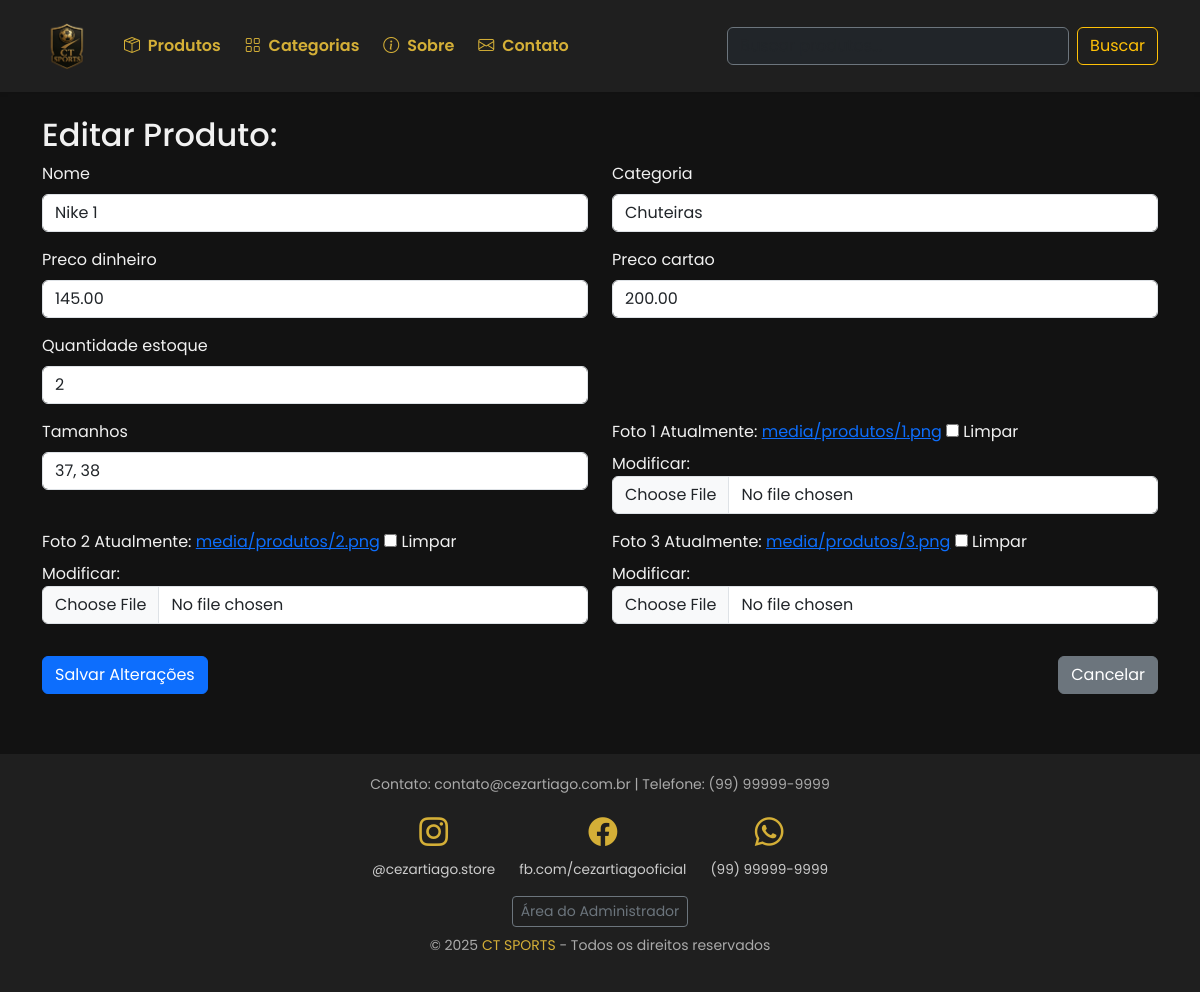
The page /dashboard/produtos/editar/7/ (signed in) on the database its author committed.
### loja_app/models.py (models this page shows, shortened)
class Produto(models.Model):
    objects = None
    nome = models.CharField(max_length=255)
    preco_dinheiro = models.DecimalField(max_digits=10, decimal_places=2)
    preco_cartao = models.DecimalField(max_digits=10, decimal_places=2)
    quantidade_estoque = models.IntegerField(default=0)
    tamanhos = models.CharField(max_length=255, help_text="Exemplo: 37, 38, 39, 40")
    foto_1 = models.ImageField(upload_to='media/produtos/', blank=True, null=True)
    foto_2 = models.ImageField(upload_to='media/produtos/', blank=True, null=True)
    foto_3 = models.ImageField(upload_to='media/produtos/', blank=True, null=True)
    categoria = models.ForeignKey(
        Categoria,
        on_delete=models.CASCADE,
        related_name='produtos',
        null=True,
        blank=True,
    )

### loja_app/views.py (the view)
# urls.py: path('dashboard/produtos/editar/<int:produto_id>/', views.editar_produtos, name='editar_produtos'),
@login_required
@user_passes_test(is_admin)
def editar_produtos(request, produto_id):
    produto = get_object_or_404(Produto, id=produto_id)
    if request.method == 'POST':
        form = ProdutoForm(request.POST, request.FILES, instance=produto)
        if form.is_valid():
            form.save()
            messages.success(request, 'Produto atualizado com sucesso!')
            return redirect('listar_produtos')
    else:
        form = ProdutoForm(instance=produto)
    return render(request, 'areaAdmin/editar_produtos.html', {'form':form})

### loja_app/forms.py
class ProdutoForm(forms.ModelForm):
    class Meta:
        model = Produto
        fields = '__all__'
        widgets = {
            'nome':forms.TextInput(attrs={'class':'form-control'}),
            'preco_dinheiro':forms.NumberInput(attrs={'class':'form-control'}),
            'preco_cartao': forms.NumberInput(attrs={'class': 'form-control'}),
            'quantidade_estoque': forms.NumberInput(attrs={'class': 'form-control'}),
            'tamanhos': forms.TextInput(attrs={'class': 'form-control', 'placeholder': 'Exemplo: 37, 38, 39'}),
            'foto_1': forms.ClearableFileInput(attrs={'class': 'form-control'}),
            'foto_2': forms.ClearableFileInput(attrs={'class': 'form-control'}),
            'foto_3': forms.ClearableFileInput(attrs={'class': 'form-control'}),
            'categoria': forms.Select(attrs={'class': 'form-control'}),
        }

### loja_app/models.py (called while the page is built)
    def __str__(self):
        return self.nome

### loja_app/views.py (called while the page is built)
def is_admin(user):
    return user.is_staff

### loja_app/templates/areaAdmin/editar_produtos.html (shortened to what this page needs)
{% extends 'base.html' %}
{% block content %}
<div class="container mt-4">
  <h2>Editar Produto: {{ produto.nome }}</h2>
  <form method="post" enctype="multipart/form-data">
    <div class="row">
      <div class="col-md-6 mb-3">
        <label for="{{ form.nome.id_for_label }}" class="form-label">{{ form.nome.label }}</label>
        {{ form.nome }}
      </div>
      <div class="col-md-6 mb-3">
        <label for="{{ form.categoria.id_for_label }}" class="form-label">{{ form.categoria.label }}</label>
        {{ form.categoria }}
      </div>
    </div>
    <div class="row">
      <div class="col-md-6 mb-3">
        <label for="{{ form.preco_dinheiro.id_for_label }}" class="form-label">{{ form.preco_dinheiro.label }}</label>
        {{ form.preco_dinheiro }}
      </div>
      <div class="col-md-6 mb-3">
        <label for="{{ form.preco_cartao.id_for_label }}" class="form-label">{{ form.preco_cartao.label }}</label>
        {{ form.preco_cartao }}
      </div>
    </div>
    <div class="row">
      <div class="col-md-6 mb-3">
        <label for="{{ form.quantidade_estoque.id_for_label }}" class="form-label">{{ form.quantidade_estoque.label }}</label>
        {{ form.quantidade_estoque }}
      </div>
    </div>
    <div class="row">
      <div class="col-md-6 mb-3">
        <label for="{{ form.tamanhos.id_for_label }}" class="form-label">{{ form.tamanhos.label }}</label>
        {{ form.tamanhos }}
      </div>
      <div class="col-md-6 mb-3">
        <label for="{{ form.foto_1.id_for_label }}" class="form-label">{{ form.foto_1.label }}</label>
        {{ form.foto_1 }}
      </div>
    </div>
    <div class="row">
      <div class="col-md-6 mb-3">
        <label for="{{ form.foto_2.id_for_label }}" class="form-label">{{ form.foto_2.label }}</label>
        {{ form.foto_2 }}
      </div>
      <div class="col-md-6 mb-3">
        <label for="{{ form.foto_3.id_for_label }}" class="form-label">{{ form.foto_3.label }}</label>
        {{ form.foto_3 }}
      </div>
    </div>
    <div class="d-flex justify-content-between mt-3">
      <button type="submit" class="btn btn-primary">Salvar Alterações</button>
      <a href="{% url 'listar_produtos' %}" class="btn btn-secondary">Cancelar</a>
    </div>
  </form>
</div>
{% endblock %}

### loja_app/templates/base.html (style rules this page uses)
body { background-color: #121212; font-family: 'Poppins', sans-serif; color: #f1f1f1; display: flex; flex-direction: column; min-height: 100vh; }

### rows shown on the page
Produto: nome "Nike 1", categoria "Chuteiras", preco_dinheiro "145.00", preco_cartao "200.00", quantidade_estoque "2", tamanhos "37, 38"
